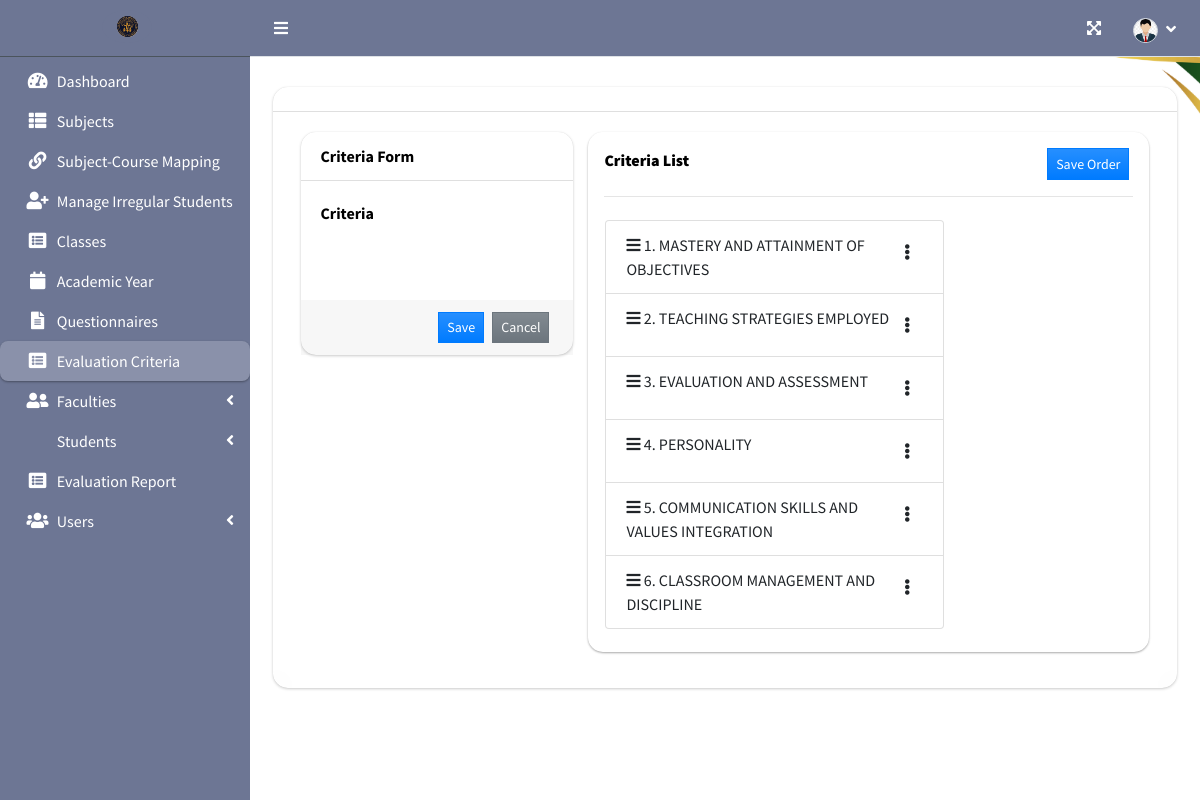
The app's page /index.php?page=criteria_list (signed in) with its own data.
### tables this page shows
CREATE TABLE `criteria_list` (
  `id` int(30) NOT NULL,
  `criteria` text NOT NULL,
  `order_by` int(30) NOT NULL
);

### admin/criteria_list.php (the view, shortened to what this page needs)
<?php include'db_connect.php' ?>
<div class="col-lg-12">
	<div class="card card-outline ">
		<div class="card-header">
		</div>
		<div class="card-body">
			<div class="container-fluid">
				<div class="row">
					<div class="col-md-4">
						<div class="card card-outline" style="background:transparent !important; backdrop-filter: blur(10px); -webkit-backdrop-filter: blur(10px); border-radius: 15px; border:none;">
							<div class="card-header"><b>Criteria Form</b></div>
							<div class="card-body">
								<form action="" id="manage-criteria">
									<div class="form-group">
										<label for="">Criteria</label>
										<input type="text" name="criteria" class="form-control form-control-sm">
									</div>
								</form>
							</div>
							<div class="card-footer">
								<div class="d-flex justify-content-end w-100">
									<button class="btn btn-sm btn-primary btn-flat bg-gradient-primary mx-1" form="manage-criteria">Save</button>
									<button class="btn btn-sm btn-flat btn-secondary bg-gradient-secondary mx-1" form="manage-criteria" type="reset">Cancel</button>
								</div>
							</div>
						</div>
					</div>
					<div class="col-md-8">
						<div class="callout" style="background:transparent !important; backdrop-filter: blur(10px); -webkit-backdrop-filter: blur(10px); border-radius: 15px; border:none;">
							<?php
								$qry = $conn->query("SELECT * FROM criteria_list order by abs(order_by) asc ");
								if($qry->num_rows > 0):
							?>
							<div class="d-flex justify-content-between w-100">
								<label for=""><b>Criteria List</b></label>
									<button  class="btn btn-sm btn-primary btn-flat bg-gradient-primary mx-1" form="order-criteria">Save Order</button>
							</div>
							<hr>
							<form action="" id="order-criteria">
							<ul class="list-group btn col-md-8" id="ui-sortable-list">
								<?php
								while($row= $qry->fetch_assoc()):
								?>
								<li class="list-group-item text-left">
									<span class="btn-group dropright float-right">
									  <span type="button" class="btn" data-toggle="dropdown" aria-haspopup="true" aria-expanded="false">
									   <i class="fa fa-ellipsis-v"></i>
									  </span>
									</span>
									<i class="fa fa-bars"></i> <?php echo ucwords($row['criteria']) ?>
								</li>
								<?php endwhile; ?>
							</form>
							<?php else: ?>
								<center>There's no criteria in the database yet</center>
							<?php endif; ?>
						</div>
					</div>
				</div>
			</div>
		</div>
	</div>
</div>

### admin/criteria_list.php (style rules this page uses)
.card,.card-body { color: black; background: transparent!important; backdrop-filter: blur(10px); -webkit-backdrop-filter: blur(10px); border-radius: 15px; border: none; }
.form-control, .custom-select { background: rgba(255, 255, 255, 0.1); border: 1px solid rgba(255, 255, 255, 0.6); color: black; border-radius: 8px; }
.form-control::placeholder { color: rgba(255, 255, 255, 0.7); }

### records on screen
criteria_list: criteria "1. MASTERY AND ATTAINMENT OF OBJECTIVES"
criteria_list: criteria "2. TEACHING STRATEGIES EMPLOYED"
criteria_list: criteria "3. EVALUATION AND ASSESSMENT"
criteria_list: criteria "4. PERSONALITY"
criteria_list: criteria "5. COMMUNICATION SKILLS AND VALUES INTEGRATION"
criteria_list: criteria "6. CLASSROOM MANAGEMENT AND DISCIPLINE"
